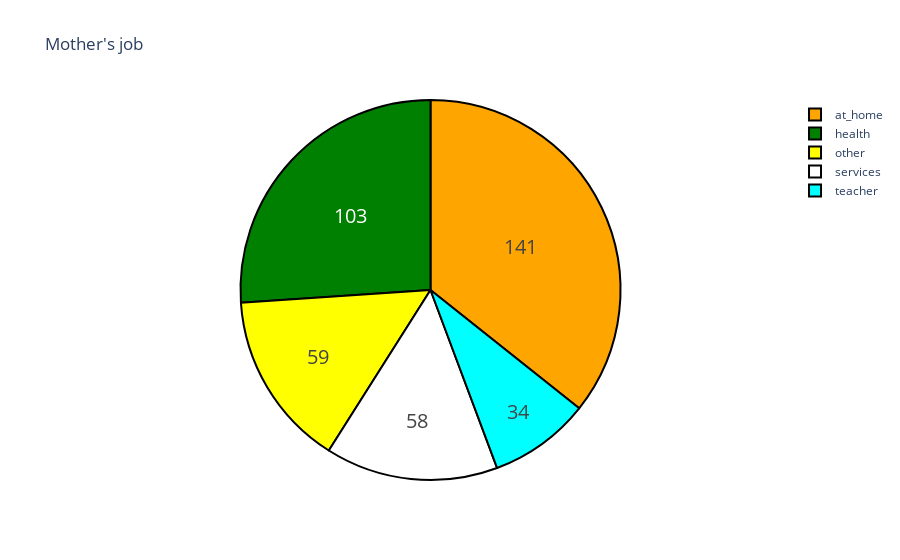

This figure's notebook cell:
### Markdown cell above
I am glad that most students live with their mother and father. We have a lot of information about parents of students. That's great! Let's see what the students  mothers do. How many of them are doctors, housewives, and so on.

### Code cell
labels = data["Mjob"].unique().tolist()
amount = data["Mjob"].value_counts().tolist()

colors = ["orange", "green", "yellow", "white",'cyan']

trace = go.Pie(labels=labels, values=amount,
               hoverinfo='label+percent', textinfo='value',
               textfont=dict(size=20),
               marker=dict(colors=colors,
                           line=dict(color='#000000', width=2)))

dt = [trace]
layout = go.Layout(title="Mother's job")

fig = go.Figure(data=dt, layout=layout)
iplot(fig, filename = 'pi_chart')

### Figure 1 — Plotly figure (JSON) as saved in the notebook; plotly's stock layout.template omitted (floating-point values rounded to 4 significant figures)
{"data": [{"hoverinfo": "label+percent", "labels": ["at_home", "health", "other", "services", "teacher"], "marker": {"colors": ["orange", "green", "yellow", "white", "cyan"], "line": {"color": "#000000", "width": 2}}, "textfont": {"size": 20}, "textinfo": "value", "type": "pie", "values": [141, 103, 59, 58, 34]}], "layout": {"title": {"text": "Mother's job"}}}
